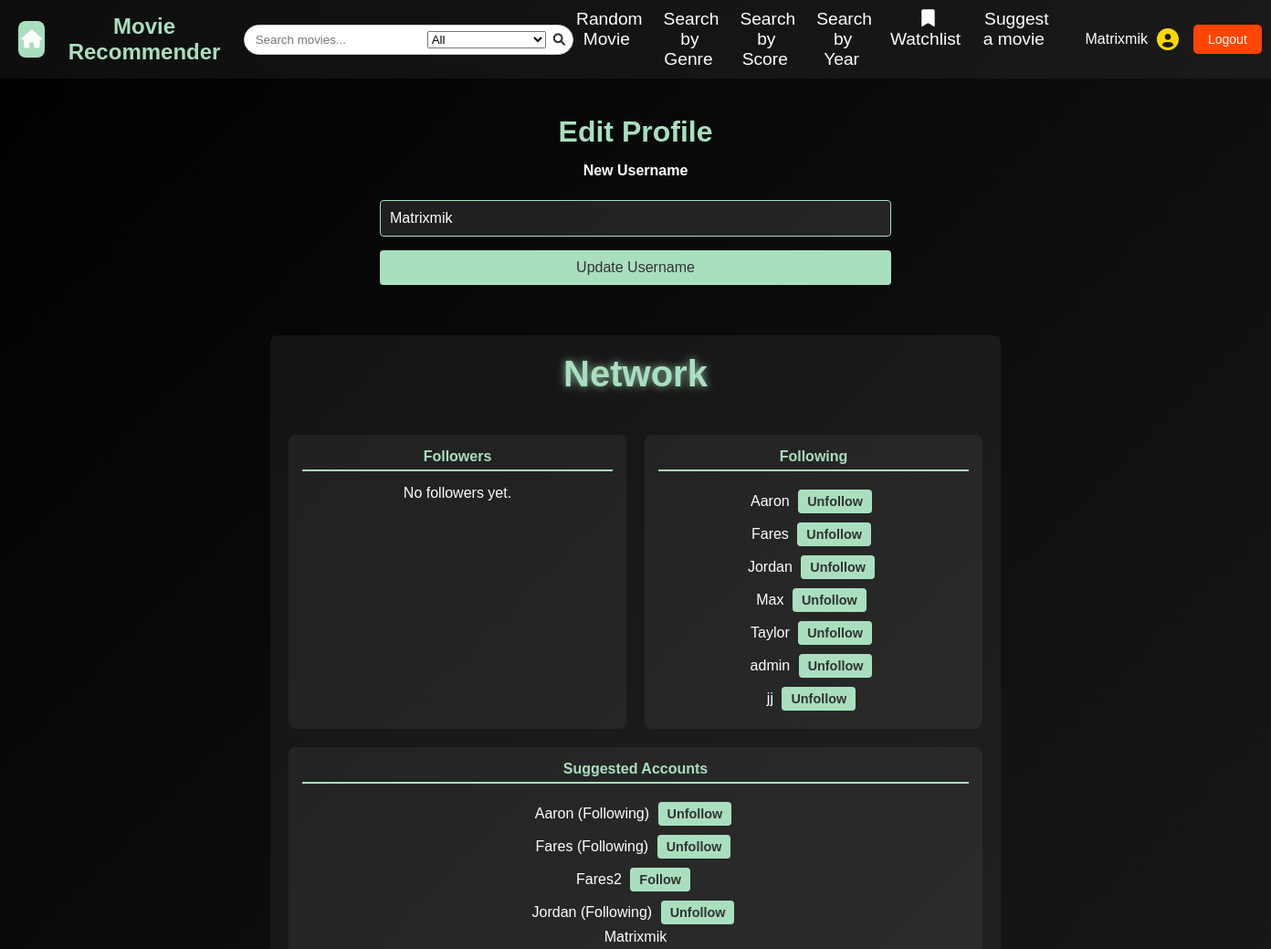
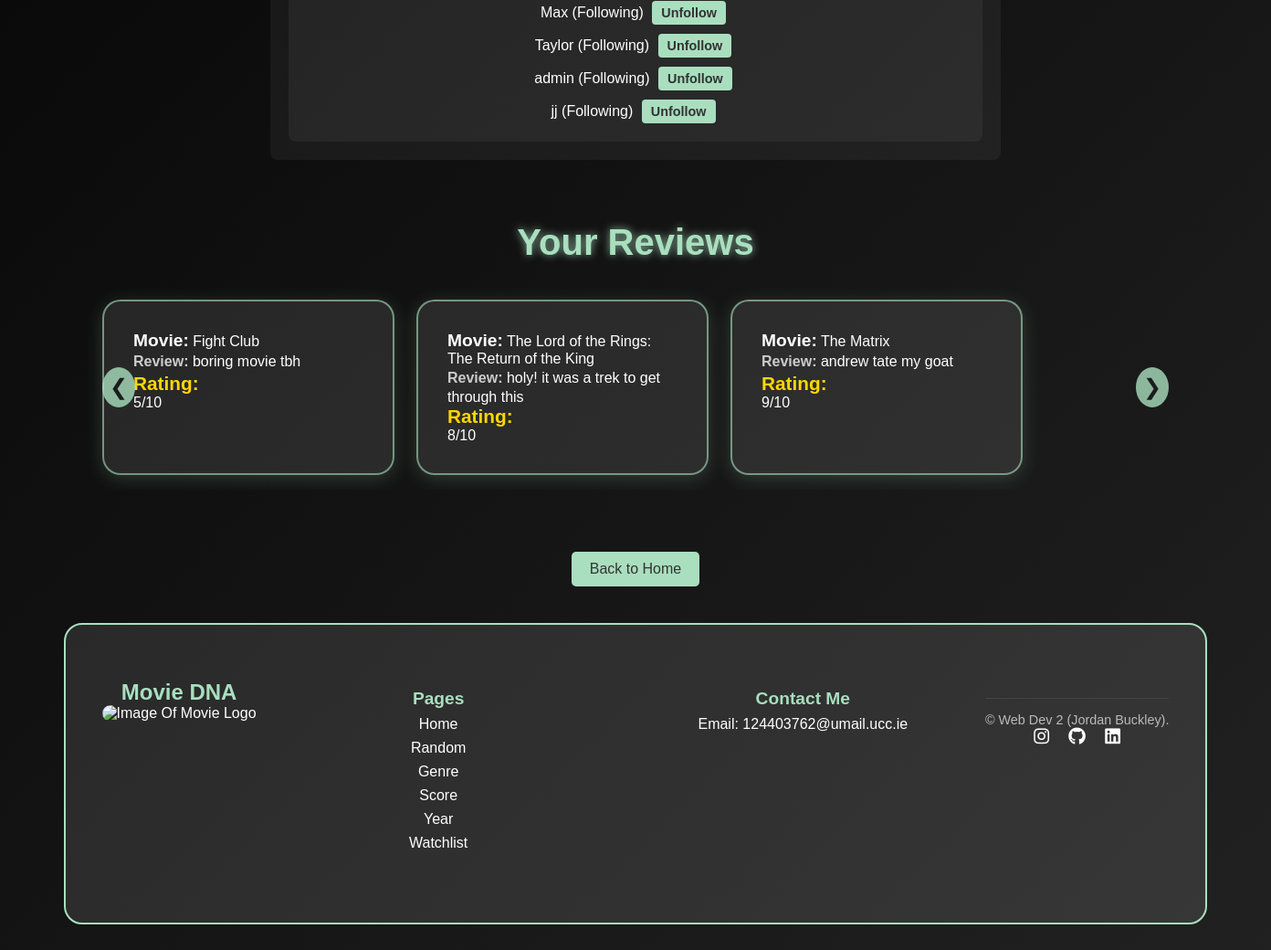
The page /user (signed in) on the database its author committed (2 pictures, top to bottom).
### tables this page shows
CREATE TABLE network (
    follower TEXT NOT NULL,
    following TEXT NOT NULL,
    PRIMARY KEY (follower, following),
    FOREIGN KEY (follower) REFERENCES users(user_id),
    FOREIGN KEY (following) REFERENCES users(user_id)
);

CREATE TABLE users (
    user_id TEXT PRIMARY KEY,
    password TEXT NOT NULL
, is_admin BOOLEAN DEFAULT FALSE);

CREATE TABLE reviews (
    id INTEGER PRIMARY KEY AUTOINCREMENT,
    movie_id INTEGER NOT NULL,
    user TEXT NOT NULL,
    review_text TEXT NOT NULL,
    rating INTEGER NOT NULL CHECK(rating >= 1 AND rating <= 10),
    FOREIGN KEY (movie_id) REFERENCES movies(movie_id)
);

CREATE TABLE movies 
(
    movie_id INTEGER PRIMARY KEY AUTOINCREMENT,
    title TEXT NOT NULL,
    genre TEXT NOT NULL,
    score FLOAT,
    year INTEGER,
    director TEXT,
    description TEXT
);

### app.py (the view, shortened to what this page needs)
@app.route('/user', methods=["GET", "POST"])
@login_required
def user():
    db = get_db()
    user_id = session.get("user_id")
    form = UpdateUsernameForm()
    reviews = db.execute("""
        SELECT reviews.*, movies.title
        FROM reviews
        JOIN movies ON reviews.movie_id = movies.movie_id
        WHERE reviews.user = ?
    """, (user_id,)).fetchall()
    all_users = db.execute("SELECT user_id FROM users").fetchall()
    followers = db.execute(
        "SELECT follower FROM network WHERE following = ?",
        (user_id,)
    ).fetchall()
    following = db.execute(
        "SELECT following FROM network WHERE follower = ?",
        (user_id,)
    ).fetchall()
    follower_set = {follower["follower"] for follower in followers}
    following_set = {follow["following"] for follow in following}
    return render_template(
        'user.html',
            form=form,
            reviews=reviews,
            all_users=all_users,
            followers=followers,
            following=following,
            follower_set=follower_set,
            following_set=following_set
    )

### forms.py
class UpdateUsernameForm(FlaskForm):
    username = StringField("New Username", validators=[InputRequired()])
    submit = SubmitField("Update Username")

### app.py (called while the page is built)
@app.before_request
def load_logged_in_user():
    g.user = session.get("user_id")
    g.is_admin = session.get("is_admin", False)

def login_required(view):
    @wraps(view)
    def wrapped_view(*args, **kwargs):
        if g.user is None:
            return(redirect(url_for("login", next=request.url)))
        return view(*args, **kwargs)
    return wrapped_view

### database.py (called while the page is built)
def get_db():
    if "db" not in g:
        g.db = sqlite3.connect(DATABASE,
                                detect_types=sqlite3.PARSE_DECLTYPES
                        )
        g.db.row_factory = sqlite3.Row
    return g.db

### templates/user.html (shortened to what this page needs)
{% extends "base.html" %}
{% block styles %}
    <link rel="stylesheet" href="{{ url_for('static', filename='users.css') }}">
{% endblock %}
{% block main_content %}
    <section id="edit-profile">
        <h2>Edit Profile</h2>
        <form action="{{ url_for('user') }}" method="POST">
            <div class="form-group">
                {{ form.username.label }}<br>
                {{ form.username(size=32, value=session['user_id'], id="username-input") }}<br>
            </div>
            <div class="form-group">
                {{ form.submit(id="submit-button") }}
            </div>
        </form>
    </section>
    <section id="network">
        <h3>Network</h3>
        <div id="network-columns">
            <section id="follower-page">
                <h4>Followers</h4>
                <ul>
                    {% for follower in followers %}
                        <li>
                            {{ follower.follower }}
                            {% if follower.follower != session["user_id"] %}
                                {% if follower.follower in following_set %}
                                    <span>(Following)</span>
                                    <a href="{{ url_for('unfollow_user', username=follower.follower) }}" class="btn">Unfollow</a>
                                {% else %}
                                    <a href="{{ url_for('follow_user', username=follower.follower) }}" class="btn">Follow</a>
                                {% endif %}
                            {% endif %}
                        </li>
                    {% else %}
                        <li>No followers yet.</li>
                    {% endfor %}
                </ul>
            </section>
            <section id="network-page">
                <h4>Following</h4>
                <ul>
                    {% for follow in following %}
                        <li>
                            {{ follow.following }}
                            {% if follow.following != session["user_id"] %}
                                <a href="{{ url_for('unfollow_user', username=follow.following) }}" class="btn">Unfollow</a>
                            {% endif %}
                        </li>
                    {% else %}
                        <li>Not following anyone yet.</li>
                    {% endfor %}
                </ul>
            </section>
        </div>
        <section id="suggestion">
            <h4>Suggested Accounts</h4>
            <ul>
                {% for user in all_users %}
                    <li>
                        {{ user.user_id }}
                        {% if user.user_id != session["user_id"] %}
                            {% if user.user_id in following_set %}
                                <span>(Following)</span>
                                <a href="{{ url_for('unfollow_user', username=user.user_id) }}" class="btn">Unfollow</a>
                            {% else %}
                                <a href="{{ url_for('follow_user', username=user.user_id) }}" class="btn">Follow</a>
                            {% endif %}
                        {% endif %}
                    </li>
                {% else %}
                    <li>No other users found.</li>
                {% endfor %}
            </ul>
        </section>
    </section>
    <section id="user-reviews">
        <h3>Your Reviews</h3>
        <div class="carousel-container">
            <button class="carousel-button prev" onclick="scrollReviews(-320)">&#10094;</button>
            {% if reviews %}
                <ul id="reviews-list">
                    {% for review in reviews %}
                        <li class="review-item">
                            <strong class="review-movie">Movie:</strong> {{ review.title }}<br>
                            <strong class="review-text">Review:</strong> {{ review.review_text }}<br>
                            <strong class="review-rating">Rating:</strong> {{ review.rating }}/10
                        </li>
                    {% endfor %}
                </ul>
            {% else %}
                <p id="no-reviews-message">You haven't written any reviews yet.</p>
            {% endif %}
            <button class="carousel-button next" onclick="scrollReviews(320)">&#10095;</button>
        </div>
    </section>
    <a href="{{ url_for('index') }}" class="back-button">Back to Home</a>
{% endblock %}

### templates/base.html (shortened to what this page needs)
<!DOCTYPE html>
<html lang="en">
<head>
    <link rel="stylesheet" href="{{ url_for('static', filename='styles.css') }}">
    <link rel="stylesheet" href="https://cdnjs.cloudflare.com/ajax/libs/font-awesome/6.0.0/css/all.min.css">
    {% block styles %} {% endblock %}
</head>
<body>
    <header>
        <nav>
            <section id="nav-container">
                <section id="nav-left">
                    <a href="/" id="home-icon">
                        <i class="fa-solid fa-house"></i>
                    </a>
                    <section id="nav-logo">
                        <a href="{{ url_for('index') }}">Movie Recommender</a>
                    </section>
                </section>
                <section id="nav-search">
                    <form action="{{ url_for('search') }}" method="GET">
                        <input type="text" name="query" placeholder="Search movies...">
                        <select name="filter">
                            <option value="all">All</option>
                        </select>
                        <button type="submit"><i class="fa-solid fa-magnifying-glass"></i></button>
                    </form>
                </section>
                <section id="nav-links">
                    <ul>
                        <li><a href="{{ url_for('random_movie') }}">Random Movie</a></li>
                        <li><a href="{{ url_for('genre_search') }}">Search by Genre</a></li>
                        <li><a href="{{ url_for('score_search') }}">Search by Score</a></li>
                        <li><a href="{{ url_for('year_search') }}">Search by Year</a></li>
                        <li>
                            <a href="{{ url_for('cart') }}">
                                <i class="fa-solid fa-bookmark"></i> Watchlist
                            </a>
                        </li>
                        <li><a href="{{ url_for('suggest_movie') }}">Suggest a movie</a></li>
                    </ul>
                </section>
                <section id="nav-user">
                    {% if session['user_id'] %}
                    <section id="user-info">
                        <p id="username">{{ session['user_id'] }}</p>
                        <i class="fas fa-user-circle" id="user-icon"></i>
                    </section>
                    <a href="{{ url_for('logout') }}" id="logout-btn">Logout</a>
                    {% else %}
                    <a href="{{ url_for('login') }}" id="login-btn">Login</a>
                    <a href="{{ url_for('registration') }}" id="register-btn">Register</a>
                    {% endif %}
                </section>
            </section>
        </nav>
    </header>
    <main>
        {% block main_content %}{% endblock %}
    </main>
    <footer class="footer">
        <section class="footer-container">
            <section class="footer-logo">
                <h2>Movie DNA</h2>
                <img src="static/images/movieLogo.jpg" alt="Image Of Movie Logo" />
            </section>
            <section class="footer-links">
                <h3>Pages</h3>
                <ul>
                    <li><a href="/">Home</a></li>
                    <li><a href="/random">Random</a></li>
                    <li><a href="/genre">Genre</a></li>
                    <li><a href="/score">Score</a></li>
                    <li><a href="/year">Year</a></li>
                    <li><a href="{{ url_for('cart') }}">Watchlist</a></li>
                </ul>
            </section>
            <section class="footer-contact">
                <h3>Contact Me</h3>
                <p>Email: <a href="mailto:124403762@umail.ucc.ie">124403762@umail.ucc.ie</a></p>
            </section>
            <section class="footer-bottom">
                <p>&copy; Web Dev 2 (Jordan Buckley).</p>
                <section class="social-icons">
                    <a aria-label="Instagram" href="https://www.instagram.com/jordanbuckley_20/" target="_blank">
                        <i class="fab fa-instagram"></i>
                    </a>
                    <a aria-label="GitHub" href="https://github.com/JordanBuckleyGit" target="_blank">
                        <i class="fab fa-github"></i>
                    </a>
                    <a aria-label="LinkedIn" href="https://www.linkedin.com/in/jordan05/" target="_blank">
                        <i class="fab fa-linkedin"></i>
                    </a>
                </section>
            </section>
    </footer>
</body>
</html>

### static/styles.css (style rules this page uses)
* { margin: 0; padding: 0; box-sizing: border-box; }
body { font-family: 'Arial', sans-serif; background: linear-gradient(-45deg, #0f0f0f, #1c1c1c, #2c2c2c, #000000); background-size: 400% 400%; animation: movingBackground 10s ease infinite; color: white; text-align: center; min-height: 100vh; display: flex; flex-direction: column; }
nav { background: rgba(255, 255, 255, 0.05); padding: 0.625rem 1.25rem; display: flex; align-items: center; position: sticky; top: 0; z-index: 1000; }
#nav-container { width: 100%; max-width: 100%; display: flex; justify-content: space-between; align-items: center; margin: 0 auto; }
#nav-left { display: flex; align-items: center; gap: 10px; }
#home-icon { margin-right: 10px; display: inline-flex; align-items: center; justify-content: center; width: 40px; height: 40px; background-color: #A9DFBF; color: white; border-radius: 8px; text-decoration: none; font-size: 20px; transition: background 0.3s ease; }
#nav-logo a { font-size: 1.5rem; font-weight: bold; color: #A9DFBF; text-decoration: none; }
#nav-links { margin-left: auto; margin-right: 40px; }
#nav-links ul { list-style: none; display: flex; gap: 1.25rem; }
#nav-links ul li a { padding: 2px 3px; border-radius: 1.1rem; color: white; text-decoration: none; font-size: 1.2rem; transition: color 0.3s ease; }
#nav-user { display: flex; align-items: center; gap: 1rem; margin-left: auto; }
#user-info { display: flex; align-items: center; gap: 0.625rem; }
#username { font-size: 1rem; color: white; }
#user-icon { font-size: 1.5rem; color: #FFD700; }
#login-btn, #register-btn, #logout-btn { padding: 0.5rem 1rem; border-radius: 0.313rem; text-decoration: none; font-size: 0.875rem; transition: background 0.3s ease; }
#logout-btn { background: #FF4500; color: white; }
.footer { background: rgba(255, 255, 255, 0.1); border: 2px solid #A9DFBF; border-radius: 20px; padding: 40px; width: 90%; max-width: 95%; margin: 40px auto; text-align: center; transition: transform 0.3s ease, box-shadow 0.3s ease; }
.footer-container { display: flex; justify-content: space-between; flex-wrap: wrap; padding: 20px 0; }
.footer-logo img { max-width: 200px; border-radius: 10px; transition: transform 0.3s ease; }
.footer-logo h2 { font-size: 1.5em; font-weight: bold; color: #A9DFBF; }
.footer-links, .footer-contact { flex: 1; margin: 10px; min-width: 180px; }
.footer-links h3, .footer-contact h3 { font-size: 1.2em; margin-bottom: 8px; color: #A9DFBF; }
.footer-links ul { list-style: none; padding: 0; }
.footer-links ul li { margin-bottom: 8px; }
.footer-links ul li a { color: white; text-decoration: none; transition: color 0.3s ease; }
.footer-contact a { color: white; text-decoration: none; transition: color 0.3s ease; }
.footer-bottom { padding-top: 15px; border-top: 1px solid #444; margin-top: 20px; }
.footer-bottom p, .footer-bottom a { color: #bbb; font-size: 0.9em; }
.footer-bottom a { margin-left: 15px; text-decoration: none; }
.social-icons a { font-size: 1.2em; color: white; margin: 0 8px; transition: color 0.3s ease; }
.btn { display: inline-block; padding: 10px 20px; background: #A9DFBF; color: #333; text-decoration: none; font-size: 1rem; border-radius: 5px; transition: background 0.3s ease, transform 0.2s ease; margin: 5px; text-align: center; font-weight: bold; }
.back-button { display: inline-block; margin-top: 20px; padding: 10px 20px; background: #A9DFBF; color: #333; text-decoration: none; border-radius: 5px; transition: background 0.3s ease; }
#user-info { position: relative; display: flex; align-items: center; gap: 10px; }
#nav-search { display: flex; align-items: center; margin-left: 20px; }
#nav-search form { display: flex; align-items: center; border: 1px solid #ccc; border-radius: 20px; overflow: hidden; background-color: #fff; }
#nav-search input { border: none; padding: 8px 12px; outline: none; width: 200px; }
#nav-search button { border: none; background: none; padding: 8px; cursor: pointer; }
#nav-search button i { color: #333; }

### rows shown on the page
network: following "Aaron"
network: following "Fares"
network: following "Jordan"
network: following "Max"
network: following "Taylor"
network: following "admin"
network: following "jj"
users: user_id "Aaron"
users: user_id "Fares"
users: user_id "Fares2"
users: user_id "Jordan"
users: user_id "Matrixmik"
users: user_id "Max"
users: user_id "Taylor"
users: user_id "admin"
users: user_id "jj"
reviews: title "Fight Club", review_text "boring movie tbh", rating "5"
reviews: title "The Lord of the Rings: The Return of the King", review_text "holy! it was a trek to get through this", rating "8"
reviews: title "The Matrix", review_text "andrew tate my goat", rating "9"

### other values the page prints
{{ session['user_id'] }} "Matrixmik"
